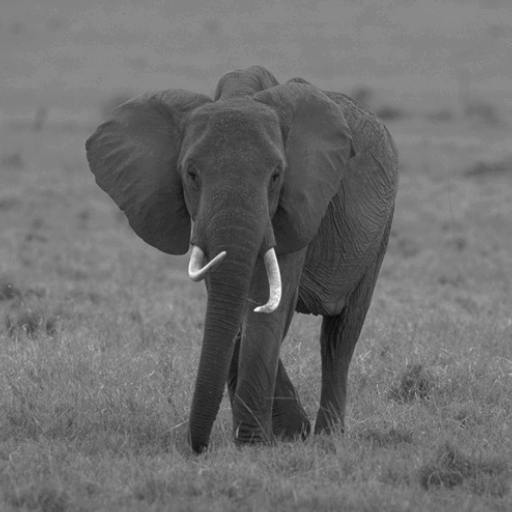
#> input picture imgs/elephant.png, 512 x 512 px; its folder holds 2 pictures in this run
$ jupyter execute --allow-errors QHED.ipynb
#> lines starting #> are read from the running program, lines starting #| are printed output that depends on the picture
[cell 1]
# Importing standard Qiskit libraries and configuring account
from qiskit import *
from qiskit import IBMQ
from qiskit.compiler import transpile, assemble
from qiskit.tools.jupyter import *
from qiskit.visualization import *

import numpy as np
import os
import matplotlib.pyplot as plt
from matplotlib import style
style.use('bmh')

from PIL import Image
import math

[cell 2]
crop_size = 16
name = "elephant" # [elephant, cameraman]

### Noise
Noise = False   # True: add noise to original image
mean = 0
std = 0.01

[cell 3]
img_dir = f"imgs/{name}.png"

data_qb = int(math.log2(crop_size**2))
anc_qb = 1
total_qb = data_qb + anc_qb
print(f"Total Qubits: {total_qb}")

noise = f"Noise_std{std}" if Noise else ""
save_dir = f"result_{name}/result_image_crop{crop_size}{noise}"
os.makedirs(save_dir, exist_ok=True)

Crop the image

[cell 4]
# Function for plotting the image using matplotlib
def plot_image(img, i, title: str):
    plt.title(title)
    plt.xticks(range(img.shape[0]))
    plt.yticks(range(img.shape[1]))

    plt.imshow(img, extent=[0, img.shape[0], img.shape[1], 0], cmap='binary')
    plt.savefig(f"{save_dir}/{title}_{i}.jpg")
    plt.close()
    # plt.show()

# plot_image(image, 'Original Image')

[cell 5]
def addNoise(img, mean, std, Noise = False):
    if Noise == False:
        return img
    else:
        img = np.array(img/255.0, dtype=float)
        noise = np.random.normal(mean, std, img.shape)
        out = img + noise

        out = np.clip(out, 0.0, 1.0)
        out = np.uint8(out*255)

        return out

[cell 6]
image = np.array(Image.open(img_dir).convert('L'))
print(f"Original Image Shape: {image.shape}")
#| Original Image Shape: (512, 512)

plt.imshow(image, extent=[0, image.shape[0], image.shape[1], 0], cmap='binary')
plt.show()
image = addNoise(image, mean, std, Noise = Noise)
noise_image = image

original_img = [image.shape[0], image.shape[1]]
#> original_img = [512, 512]
times = int(image.shape[0]/crop_size)
#> times = 32
crop_image = np.zeros((times**2, crop_size, crop_size))
for i in range(times):
    for j in range(times):
        crop_image[i*times+j] = image[i*crop_size:(i+1)*crop_size, j*crop_size:(j+1)*crop_size]
image = crop_image

print(f"Cropped Image Shape: {image.shape}")
#| Cropped Image Shape: (1024, 16, 16)

[cell 7]
plt.imshow(noise_image, extent=[0, noise_image.shape[0], noise_image.shape[1], 0], cmap='binary')
plt.show

[cell 8]
# Convert the raw pixel values to probability amplitudes
def amplitude_encode(img_data):

    # Calculate the RMS value
    rms = np.sqrt((np.sum(np.square(img_data, dtype='float64'), axis=None)))
#> rms = 2083

    # Create normalized image
    image_norm = []
    for arr in img_data:
        for ele in arr:
            image_norm.append(ele / rms)
#> this loop made 16 passes
#> after the loop, image_norm = 256 values, max 0.0653 at index 232, min 0.0615 at index 0, mean 0.0625
    # Return the normalized image as a numpy array
    return np.array(image_norm)

# Get the amplitude ancoded pixel values
# Horizontal: Original image
image_norm_h = np.asarray([amplitude_encode(image[i]) for i in range(image.shape[0])])
#> the loop in amplitude_encode (call 2), `for arr in img_data:` made 16 passes
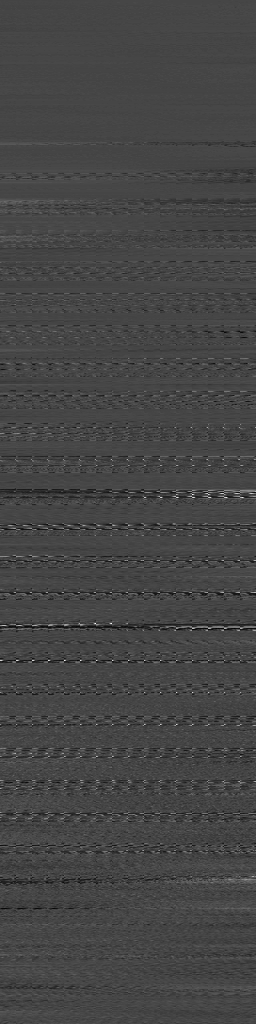
#> image_norm_h: shape (1024, 256) float64; min 0.0112, max 0.198, mean 0.062; drawn with min black and max white

# Vertical: Transpose of Original image
image_norm_v = np.asarray([amplitude_encode(image[i].T) for i in range(image.shape[0])])
